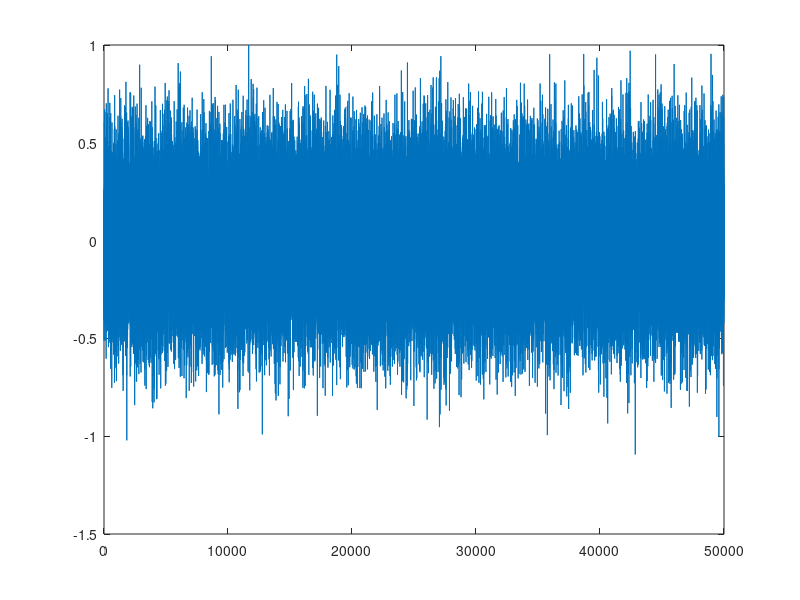

This figure's MATLAB source: (Note: this script raises an error after producing the figure.)
% /************************************************************************
% Copyright (c) 2023
% Author: Przemyslaw Ozga
% Project name: ANC using feedback and feedforward system
% ************************************************************************/

function activeNoiseCancellation(varargin)

    try
        %% User input validation and preparation
        for argument = varargin
            if strcmpi(argument, '-h') || strcmpi(argument, '--help')
                printHelp();
                return
            end

            if strcmpi(argument, 'true')
                mode = true;
            elseif strcmpi(argument, 'false')
                mode = false;
            else
                disp('Wrong input arguments.');
                printHelp();
                return
            end
        end

        if (~isdeployed)
            addpath("./include/")
        end
    
        %% Initialize parameters, signals and dataset
        inputSig = randn(50000, 1);
        inputSig = inputSig/max(inputSig);
        sigLength = length(inputSig);
        plot(inputSig);

        bufferSize = 128;
        adaptationStep = 0.01;
        fs = 1000;

        % We don't know P(z) in reality - so we have to make dummy paths
        pzFilter = 0.25 * randn(bufferSize, 1); 

        % Calculate the signal filtered by the P(z) path
        pzFilteredSig = filter(pzFilter, 1, inputSig);
        szFilter = pzFilter * 0.25;
        % We do not know S(z) in reality - so we have to make dummy paths
        szFilteredSig = filter(szFilter, 1, inputSig);
        
        % Make sure that signals are column vectors
        inputSig = inputSig(:);
        pzFilteredSig = pzFilteredSig(:);
        szFilteredSig = szFilteredSig(:);

        getPlots = getPlotResults();
    
        %% Run LMS, FxLMS, NLMS and FxNLMS in feedforward and feedback 
        %% systems
        disp("[INFO] Run active noise cancellation in LMS, FxLMS, " + ...
            "NLMS and FxNLMS algorithm.");
        
        testCaseName = "Feedforward LMS";
        feedforwardLmsResults = feedforwardLMS( ...
            inputSig, sigLength, pzFilteredSig, adaptationStep, ...
            bufferSize, fs, testCaseName, mode, getPlots);
    
        testCaseName = "Feedforward FxLMS";
        feedforwardFxLmsResults = feedforwardFxLMS( ...
            inputSig, sigLength, pzFilteredSig, szFilteredSig, ...
            adaptationStep, bufferSize, fs, testCaseName, mode, getPlots);

        testCaseName = "Feedforward NLMS";
        feedforwardNlmsResults = feedforwardNLMS( ...
            inputSig, sigLength, pzFilteredSig, adaptationStep, ...
            bufferSize, fs, testCaseName, mode, getPlots);
    
        testCaseName = "Feedforward FxNLMS";
        feedforwardFxNlmsResults = feedforwardFxNLMS( ...
            inputSig, sigLength, pzFilteredSig, szFilteredSig, ...
            adaptationStep, bufferSize, fs, testCaseName, mode, getPlots);
    
        testCaseName = "Feedback LMS";
        feedbackLmsResults = feedbackLMS( ...
            inputSig, sigLength, adaptationStep, bufferSize, fs, ...
            testCaseName, mode, getPlots);
    
        %testCaseName = "Feedback FxLMS";
        %feedbackFxLmsResults = feedbackFxLMS( ...
        %    inputSig, sigLength, pzFilteredSig, szFilteredSig, ...
        %    adaptationStep, bufferSize, fs, testCaseName, mode, getPlots);

        testCaseName = "Feedback NLMS";
        feedbackNlmsResults = feedbackNLMS( ...
            inputSig, sigLength, adaptationStep, bufferSize, fs, ...
            testCaseName, mode, getPlots);

        %testCaseName = "Feedback FxNLMS";
        %feedbackFxNLMS( ...
        %    inputSig, sigLength, pzFilteredSig, szFilteredSig, ...
        %    adaptationStep, bufferSize, fs, testCaseName, mode, getPlots);
    
        disp("[INFO] Simulation of noise cancellation done.");
    
        %% Results summary
        disp("[INFO] Generate comparison of output error signal " + ...
            "between all algorithms.");
    
        % To do

    catch ME
        rethrow(ME)
    end
end

function printHelp()
    disp("  Usage:");
    disp("    activeNoiseCancellation([mode: [true, false]])");
    disp("  Usage example:");
    disp("    activeNoiseCancellation('false') -> without debug extra plots");
    disp("    activeNoiseCancellation('true') -> with debug extra plots");
end
